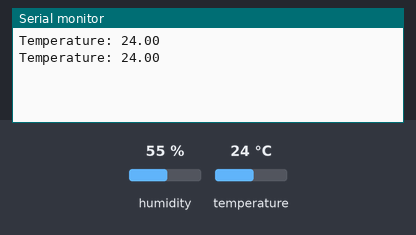
Simulated run of this sketch. Board: ESP8266 (NodeMCU). On the bench: the last lines printed to the serial monitor. The test bench sets the inputs (shaded band); at power-on: temperature 24 °C, humidity 55 %.

Above: at 2.8 s.
2.9 s: temperature set to 12 °C
At 5.1 s:
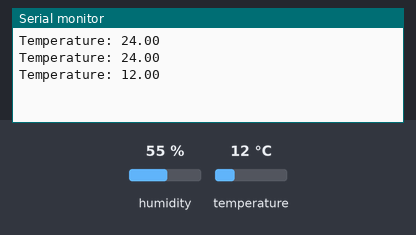
5.6 s: temperature set to 19 °C
At 7.5 s:
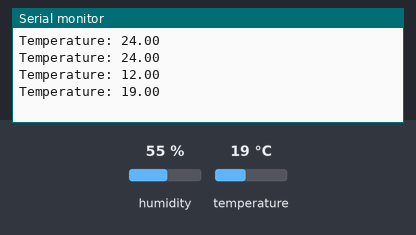
Timing chart, 0 to 9.0 s (numbered marks = the images above; inputs shaded):
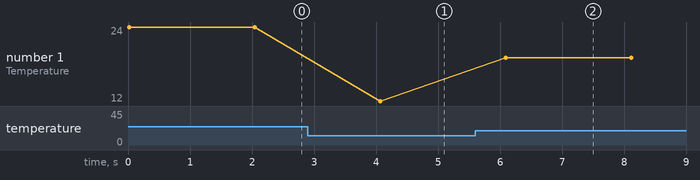

Measured:
- after the input at 2.9 s, the serial monitor: prints a new line after 1.2 s (image 1)
- after the input at 5.6 s, the serial monitor: prints a new line after 0.49 s (image 2)
- plotted number 1: 24 → 12 after the input at 2.9 s, 12 → 19 after the input at 5.6 s

The sketch:

sketch_nov28a.ino
```cpp
#include <DHT.h>
#define DHTPIN D2
#define DHTTYPE DHT11
DHT dht(DHTPIN, DHTTYPE);
void setup() {
Serial.begin(115200);
dht.begin();
}
void loop() {
float temp = dht.readTemperature();
if (isnan(temp)) {
 Serial.println("Failed to read from DHT sensor!");
 return;
}
Serial.print("Temperature: ");
Serial.println(temp);
delay(2000);
}
```
